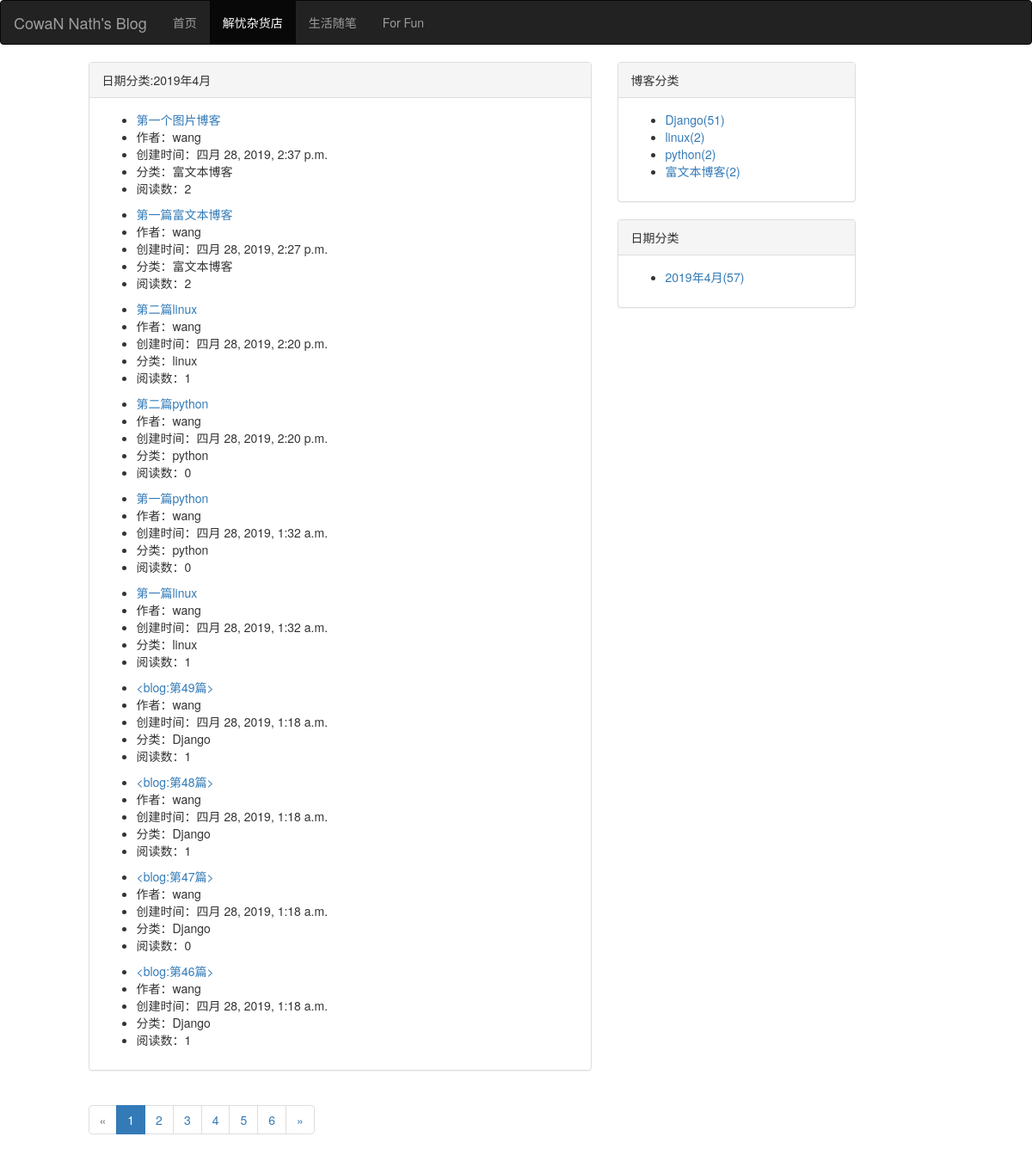
/blog/blog_date/2019/4, run on the app's committed database.
### blog/models.py (models this page shows, shortened)
class Blog(models.Model):
    title = models.CharField(max_length = 50)
    blog_type = models.ForeignKey(BlogType, on_delete = models.DO_NOTHING, related_name = "blog")
    author = models.ForeignKey(User, on_delete = models.DO_NOTHING)
    created_time = models.DateTimeField(auto_now_add = True)
    last_updated_time = models.DateTimeField(auto_now = True)
    content = RichTextUploadingField()
    read_detail = GenericRelation(ReadDetail)
    def read_num(self):
        try:
            ct = ContentType.objects.get_for_model(self)
            readNum = ReadNum.objects.get(content_type = ct, object_id = self.pk)
            return  readNum.read_num
        except exceptions.ObjectDoesNotExist:
            return 0
    class Meta:
        ordering = ['-id']

class BlogType(models.Model):
    type_name = models.CharField(max_length = 50)
    def __str__(self):
        return self.type_name

### read_statistics/models.py (models this page shows)
class ReadNum(models.Model):
    content_type = models.ForeignKey(ContentType, on_delete=models.CASCADE)
    object_id = models.PositiveIntegerField()
    content_object = GenericForeignKey('content_type', 'object_id')
    read_num = models.IntegerField(default = 0)

### blog/views.py (the view)
# urls.py: path('blog_date/<int:year>/<int:month>', views.blogs_with_date, name="blogs_with_date"),
def blogs_with_date(request, year, month):
    blogs = Blog.objects.filter(created_time__year = year, created_time__month = month)
    context = get_common_data(blogs, request)
    context["blog_date"] = "%d年%d月" % (year, month)
    return render(request, 'blogs_with_date.html', context)

### blog/views.py (called while the page is built)
def get_common_data(blogs, request):
    paginator = Paginator(blogs, 10)
    page_num = request.GET.get('page', 1)
    blogs_of_page = paginator.get_page(page_num)
    blog_dates = Blog.objects.dates("created_time", "month", order="ASC" )
    blog_dates_dict = {}
    for blog_date in blog_dates:
        blog_date_count = Blog.objects.filter(created_time__year = blog_date.year, created_time__month = blog_date.month).count()
        blog_dates_dict[blog_date] = blog_date_count
    context = {}
    context["blogs_of_page"] = blogs_of_page
    context["page_range"] = blogs_of_page.paginator.page_range
    context["blog_types"] = BlogType.objects.annotate(blog_type_count = Count("blog")) # 博客按照分类计数
    context["blog_dates_dict"] = blog_dates_dict
    return context

### blog/templates/blogs_with_date.html (shortened to what this page needs)
{% extends 'blog_list.html' %}
{% block panel_title %}日期分类:{{ blog_date }}{% endblock %}

### blog/templates/blog_list.html (shortened to what this page needs)
{% extends 'base.html' %}
{% load staticfiles %}
{% block blog_list_status %}active{% endblock %}
{% block content %}
    <div class="row">
        <div class="col-sm-6 col-sm-offset-1">
            <div class="panel panel-default">
                <div class="panel-heading">
                    {% block panel_title %}博客列表{% endblock %}
                </div>
                <div class="panel-body">
                    {% for blog in blogs_of_page.object_list %}
                        <ul>
                            <li><a href="{% url 'blog_detail' blog.id %}">{{ blog.title }}</a></li>
                            <li>作者：{{ blog.author }}</li>
                            <li>创建时间：{{ blog.created_time }}</li>
                            <li>分类：{{ blog.blog_type }}</li>
                            <li>阅读数：{{ blog.read_num }}</li>
                        </ul>
                    {% empty %}
                        <--暂无博客-->
                    {% endfor %}
                </div>
            </div>
            <div aria-label="Page navigation">
                <ul class="pagination">
                    {% if blogs_of_page.has_previous %}
                        <li><a href="?page={{ blogs_of_page.previous_page_number }}" aria-label="Previous"><span aria-hidden="true">&laquo;</span></a></li>
                    {% else %}
                        <li class="disabled"><a href="#" aria-label="Previous"><span aria-hidden="true">&laquo;</span></a></li>
                    {% endif %}
                    {% for page_num in page_range %}
                        {% if blogs_of_page.number == page_num %}
                            <li class="active"><a href="#">{{ page_num }} <span class="sr-only">(current)</span></a></li>
                        {% else %}
                            <li><a href="?page={{ page_num }}">{{ page_num }}</a></li>
                        {% endif %}
                    {% endfor %}
                    {% if blogs_of_page.has_next %}
                        <li><a href="?page={{ blogs_of_page.next_page_number }}" aria-label="Next"><span aria-hidden="true">&raquo;</span></a></li>
                    {% else %}
                        <li class="disabled"><a href="#" aria-label="Next"><span aria-hidden="true">&raquo;</span></a></li>
                    {% endif %}
                </ul>
            </div>
        </div>
        <div class="col-sm-3">
            <div class="panel panel-default">
                <div class="panel-heading">
                    博客分类
                </div>
                <div class="panel-body">
                    <ul>
                        {% for blog_type in blog_types %}
                            <li><a href="{% url 'blogs_with_type' blog_type.pk %}">{{ blog_type.type_name }}({{ blog_type.blog_type_count }})</a></li>
                        {% empty %}
                            <--暂无分类-->
                        {% endfor %}
                    </ul>
                </div>
            </div>
            <div class="panel panel-default">
                <div class="panel-heading">
                    日期分类
                </div>
                <div class="panel-body">
                    <ul>
                        {% for blog_date, blog_date_count in blog_dates_dict.items %}
                            <li><a href="{% url 'blogs_with_date' blog_date.year blog_date.month %}">{{ blog_date.year }}年{{ blog_date.month }}月({{ blog_date_count }})</a></li>
                        {% empty %}
                            <--暂无分类-->
                        {% endfor %}
                    </ul>
                </div>
            </div>
        </div>
    </div>
{% endblock %}

### data on the page
Blog: title "第一个图片博客", author "wang", created_time "四月 28, 2019, 2:37 p.m.", blog_type "富文本博客", read_num "2"
Blog: title "第一篇富文本博客", author "wang", created_time "四月 28, 2019, 2:27 p.m.", blog_type "富文本博客", read_num "2"
Blog: title "第二篇linux", author "wang", created_time "四月 28, 2019, 2:20 p.m.", blog_type "linux", read_num "1"
Blog: title "第二篇python", author "wang", created_time "四月 28, 2019, 2:20 p.m.", blog_type "python", read_num "0"
Blog: title "第一篇python", author "wang", created_time "四月 28, 2019, 1:32 a.m.", blog_type "python", read_num "0"
Blog: title "第一篇linux", author "wang", created_time "四月 28, 2019, 1:32 a.m.", blog_type "linux", read_num "1"
Blog: title "<blog:第49篇>", author "wang", created_time "四月 28, 2019, 1:18 a.m.", blog_type "Django", read_num "1"
Blog: title "<blog:第48篇>", author "wang", created_time "四月 28, 2019, 1:18 a.m.", blog_type "Django", read_num "1"
Blog: title "<blog:第47篇>", author "wang", created_time "四月 28, 2019, 1:18 a.m.", blog_type "Django", read_num "0"
Blog: title "<blog:第46篇>", author "wang", created_time "四月 28, 2019, 1:18 a.m.", blog_type "Django", read_num "1"
BlogType: type_name "Django", blog_type_count "51"
BlogType: type_name "linux", blog_type_count "2"
BlogType: type_name "python", blog_type_count "2"
BlogType: type_name "富文本博客", blog_type_count "2"

### other printed values
{{ blog_date }} "2019年4月"
{{ page_num }} "1"
{{ page_num }} "2" "3" "4" "5" "6"
{{ blog_date.year }} "2019"
{{ blog_date.month }} "4"
{{ blog_date_count }} "57"
